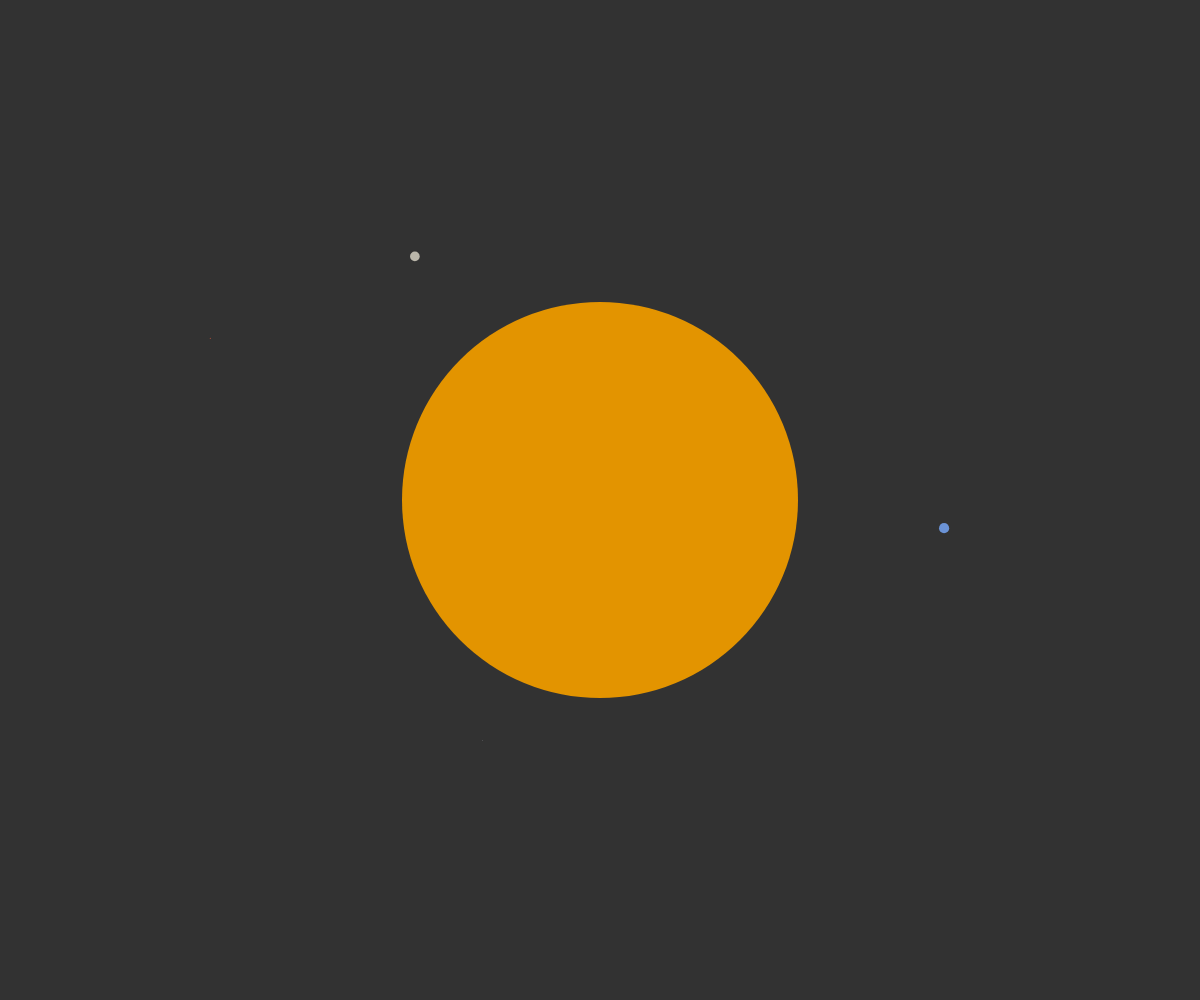
Frame 1 (no input)
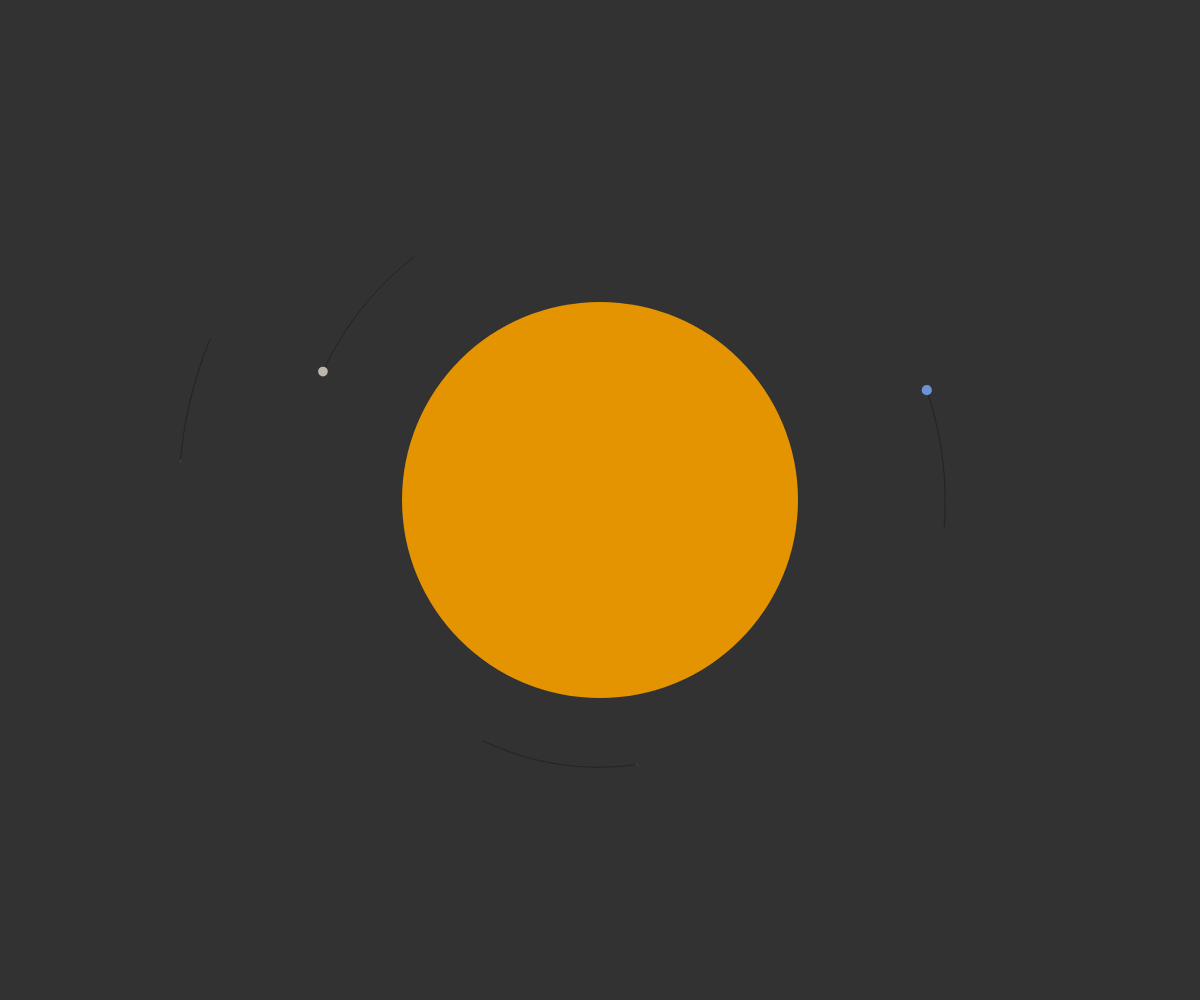
Frame 60 (no input)
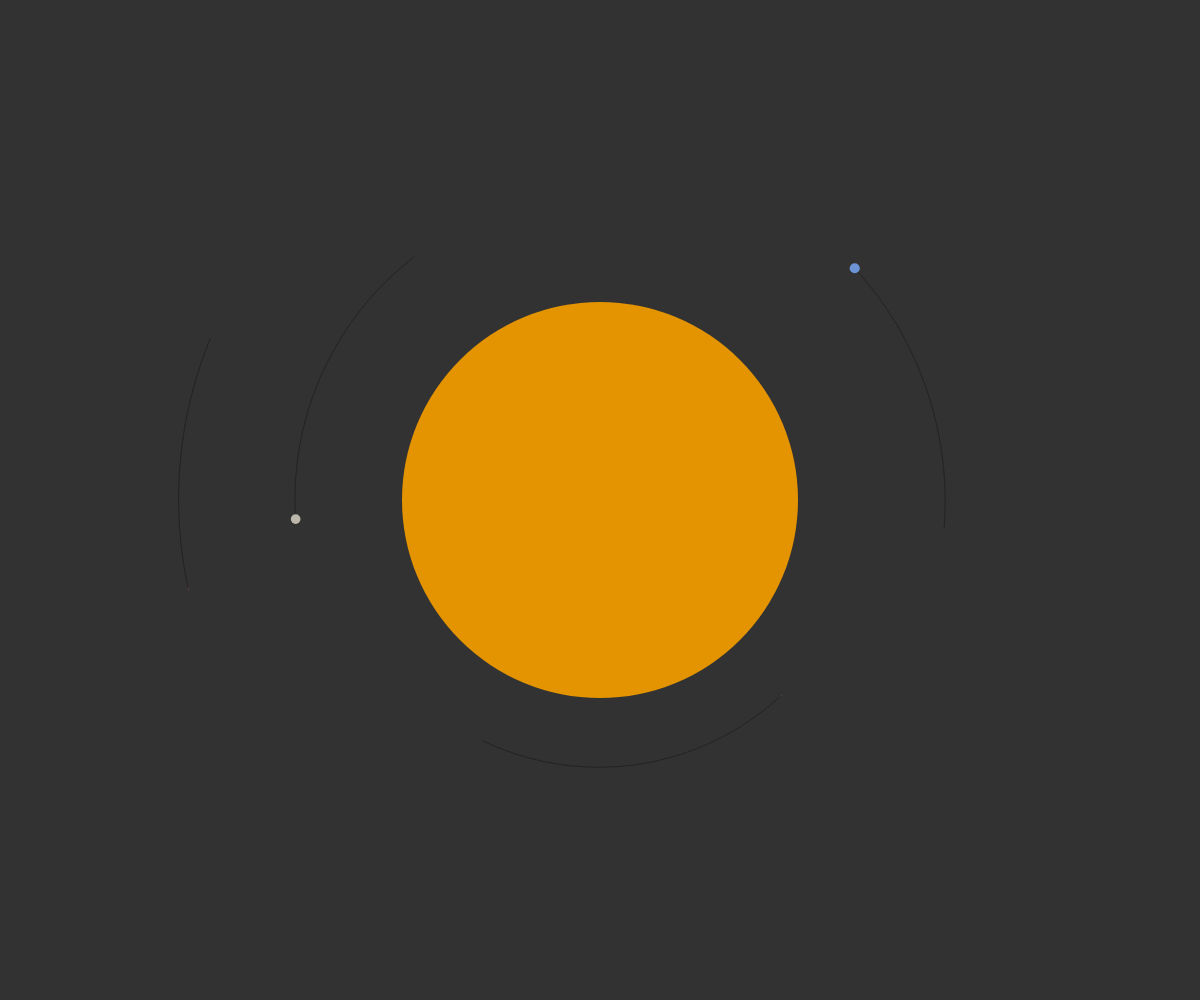
Frame 120 (the mouse pressed at the canvas centre since frame 60)

The p5.js sketch that drew these frames (run headless with seeded random() and noise() and a simulated clock; from frame 60 on, the mouse is pressed at the canvas centre):

// p5.js sketch
// ── sketch.js
let planets = []
let sun
let numPlanets = 5;
let G = 9.81
let destabilise = 0.15

function setup() {
    createCanvas(windowWidth, windowHeight)
    sun = new Body(198, createVector(0, 0), createVector(0, 0), color(227, 148, 0))

    // Initialise the planets
    planet(0.328, 69.79, 90, -PI / 2, color(151, 151, 159)); //mercury
    planet(4.86, 107.99, 180, -PI / 2, color(187, 183, 171)); //venus
    planet(5.09, 147.24, 220, -PI / 2, color(107, 147, 214)); //earth
    planet(0.639, 223.81, 280, -PI / 2, color(147, 72, 56)); //mars
    planet(18.9, 363.64, 30, -PI / 2, color(167, 156, 134)); //jupiter
    /*planet(4, 250, 30, PI / 2, 'indigo'); //saturn
    planet(41, 350, 30, -PI / 2, 'violet'); //uranus
    planet(18, 135, 30, -PI / 2, 'black'); //neptune */

}

function draw() {
    background(50)
    translate(width / 2, height / 2)
    for (let i = numPlanets - 1; i >= 0; i--) {
        sun.attract(planets[i])
        planets[i].gravity()
        planets[i].show()
    }
    sun.show()
}
// ── Body.js
function Body(mass, distance, velocity, colour) {
    this.mass = mass
    this.pos = distance
    this.vel = velocity
    this.d = this.mass * 2
    this.path = []

    this.gravity = function () {
        this.pos.x += this.vel.x
        this.pos.y += this.vel.y
        this.path.push(createVector(this.pos.x, this.pos.y))
        if (this.path.length > 150) this.path.splice(0, 1)
    }

    this.applyForce = function (f) {
        this.vel.x += f.x / this.mass
        this.vel.y += f.y / this.mass
    }

    this.attract = function (attractor) {
        let r = dist(this.pos.x, this.pos.y, attractor.pos.x, attractor.pos.y)
        let f = (this.pos.copy()).sub(attractor.pos)
        f.setMag((G * this.mass * attractor.mass) / (r * r))
        attractor.applyForce(f)
    }

    this.show = function () {
        stroke(0, 60)
        for (let i = 0; i < this.path.length - 2; i++) {
            line(this.path[i].x, this.path[i].y, this.path[i + 1].x, this.path[i + 1].y)
        }
        stroke(colour)
        fill(colour);
        noStroke()
        ellipse(this.pos.x, this.pos.y, this.d, this.d)
    }

}

// ── planet.js
let planetPos, planetVel;

function planet(pMass, pRadius, pAngle, pDirection, pColour) {

    this.pMass = pMass;
    this.pRadius = pRadius + sun.mass;
    this.pAngle = pAngle;
    this.pDirection = pDirection;
    this.pColour = pColour;
    planetPos = createVector(this.pRadius * cos(this.pAngle), this.pRadius * sin(this.pAngle))

    // Find direction of orbit and set velocity
    planetVel = planetPos.copy()

    planetVel.rotate(this.pDirection)  // Direction of orbit
    planetVel.normalize()
    planetVel.mult(sqrt((G * sun.mass) / (this.pRadius))) // Circular orbit velocity
    //planetVel.mult(random(1 - destabilise, 1 + destabilise)) // create elliptical orbit
    //let colour = this.pColour;

    planets.push(new Body(this.pMass, planetPos, planetVel, this.pColour));
}
